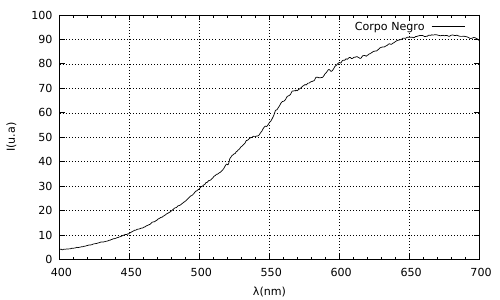

Generate this figure with gnuplot:
set output 'BB.pdf'
set terminal pdfcairo

set xrange[400:700]
set mxtics

set grid
show grid

set ylabel "I(u.a)"
set xlabel '{/Symbol l}(nm)'

plot 'BB.dat' u 1:2 t 'Corpo Negro' w l lw 1 lt rgb "#000000"

unset output
